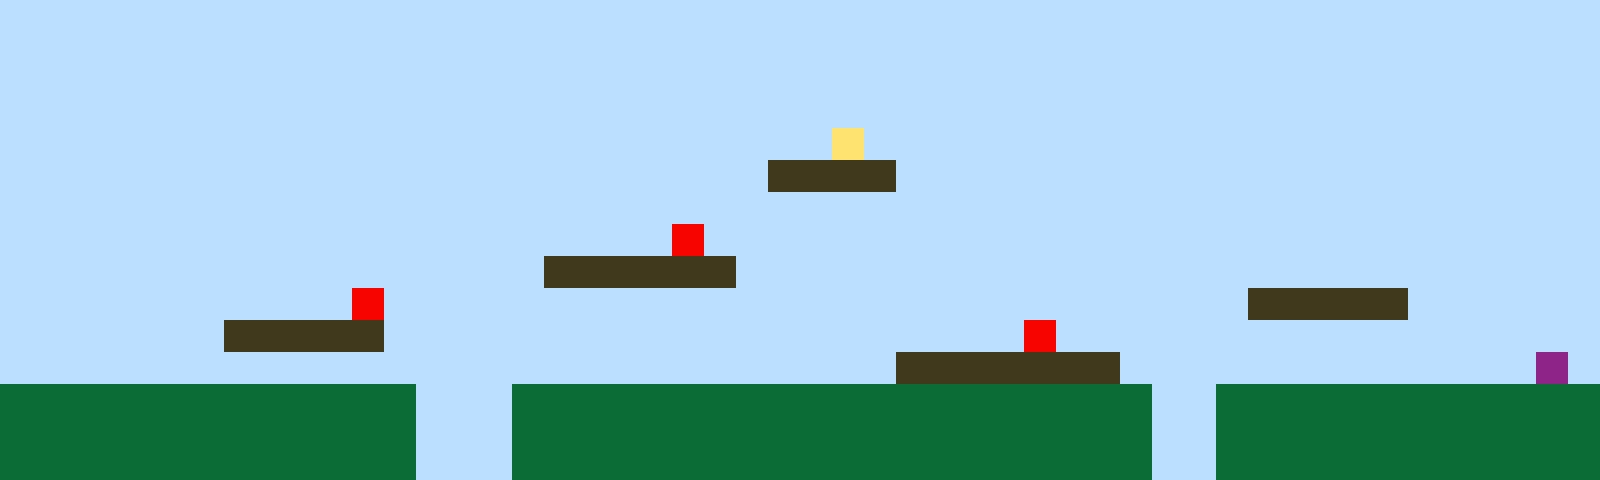

This game map was drawn from its Tiled (.tmx) file and the tilesets committed beside it. A one-line description and the full map source follow:
An orthogonal 50x15 tile map with 32x32 px tiles, 1 tile layer (Tile Layer 1).

<map version="1.10" tiledversion="1.11.2" orientation="orthogonal" renderorder="right-up" width="50" height="15" tilewidth="32" tileheight="32" infinite="0" nextlayerid="2" nextobjectid="1"><editorsettings><export target="map1.csv" format="csv" /></editorsettings><tileset firstgid="1" name="sprites" tilewidth="32" tileheight="32" tilecount="6" columns="3"><image source="sprites.png" width="96" height="64" /></tileset><layer id="1" name="Tile Layer 1" width="50" height="15"><data encoding="csv">1,1,1,1,1,1,1,1,1,1,1,1,1,1,1,1,1,1,1,1,1,1,1,1,1,1,1,1,1,1,1,1,1,1,1,1,1,1,1,1,1,1,1,1,1,1,1,1,1,1,1,1,1,1,1,1,1,1,1,1,1,1,1,1,1,1,1,1,1,1,1,1,1,1,1,1,1,1,1,1,1,1,1,1,1,1,1,1,1,1,1,1,1,1,1,1,1,1,1,1,1,1,1,1,1,1,1,1,1,1,1,1,1,1,1,1,1,1,1,1,1,1,1,1,1,1,1,1,1,1,1,1,1,1,1,1,1,1,1,1,1,1,1,1,1,1,1,1,1,1,1,1,1,1,1,1,1,1,1,1,1,1,1,1,1,1,1,1,1,1,1,1,1,1,1,1,1,1,1,1,1,1,1,1,1,1,1,1,1,1,1,1,1,1,1,1,1,1,1,1,1,1,1,1,1,1,1,1,1,1,1,1,1,1,1,1,1,1,1,1,1,1,1,1,1,1,4,1,1,1,1,1,1,1,1,1,1,1,1,1,1,1,1,1,1,1,1,1,1,1,1,1,1,1,1,1,1,1,1,1,1,1,1,1,1,1,1,1,1,1,1,1,1,1,3,3,3,3,1,1,1,1,1,1,1,1,1,1,1,1,1,1,1,1,1,1,1,1,1,1,1,1,1,1,1,1,1,1,1,1,1,1,1,1,1,1,1,1,1,1,1,1,1,1,1,1,1,1,1,1,1,1,1,1,1,1,1,1,1,1,1,1,1,1,1,1,1,1,1,1,1,1,1,1,1,1,1,1,1,1,1,1,1,1,1,1,1,1,1,1,1,5,1,1,1,1,1,1,1,1,1,1,1,1,1,1,1,1,1,1,1,1,1,1,1,1,1,1,1,1,1,1,1,1,1,1,1,1,1,1,1,1,1,1,1,1,1,3,3,3,3,3,3,1,1,1,1,1,1,1,1,1,1,1,1,1,1,1,1,1,1,1,1,1,1,1,1,1,1,1,1,1,1,1,1,1,1,1,1,1,1,5,1,1,1,1,1,1,1,1,1,1,1,1,1,1,1,1,1,1,1,1,1,1,1,1,1,1,1,3,3,3,3,3,1,1,1,1,1,1,1,1,1,1,1,1,1,3,3,3,3,3,1,1,1,1,1,1,1,1,1,1,1,1,1,1,1,1,1,1,1,1,5,1,1,1,1,1,1,1,1,1,1,1,1,1,1,1,1,1,1,1,1,1,1,1,1,1,1,1,1,1,1,1,1,1,1,1,1,1,1,1,1,1,1,1,1,1,3,3,3,3,3,3,3,1,1,1,1,1,1,1,1,1,1,1,1,1,6,1,2,2,2,2,2,2,2,2,2,2,2,2,2,1,1,1,2,2,2,2,2,2,2,2,2,2,2,2,2,2,2,2,2,2,2,2,1,1,2,2,2,2,2,2,2,2,2,2,2,2,2,2,2,2,2,2,2,2,2,2,2,2,2,1,1,1,2,2,2,2,2,2,2,2,2,2,2,2,2,2,2,2,2,2,2,2,1,1,2,2,2,2,2,2,2,2,2,2,2,2,2,2,2,2,2,2,2,2,2,2,2,2,2,1,1,1,2,2,2,2,2,2,2,2,2,2,2,2,2,2,2,2,2,2,2,2,1,1,2,2,2,2,2,2,2,2,2,2,2,2</data></layer></map>
